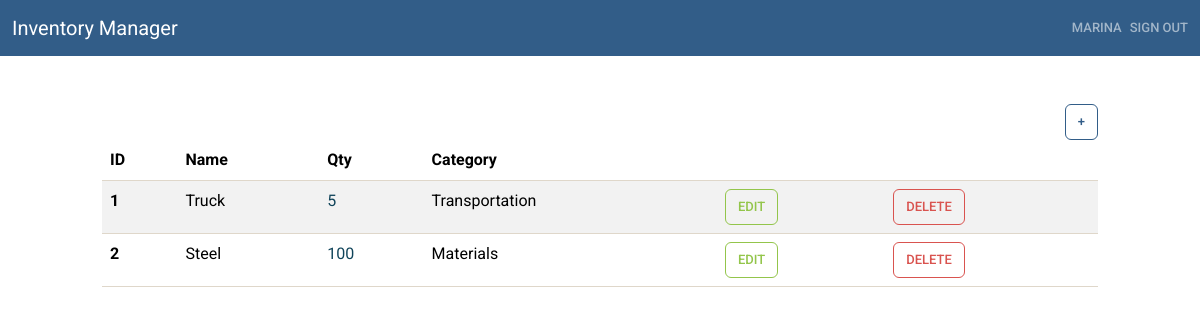
Page /dashboard/ (signed in) on the earlier database version.
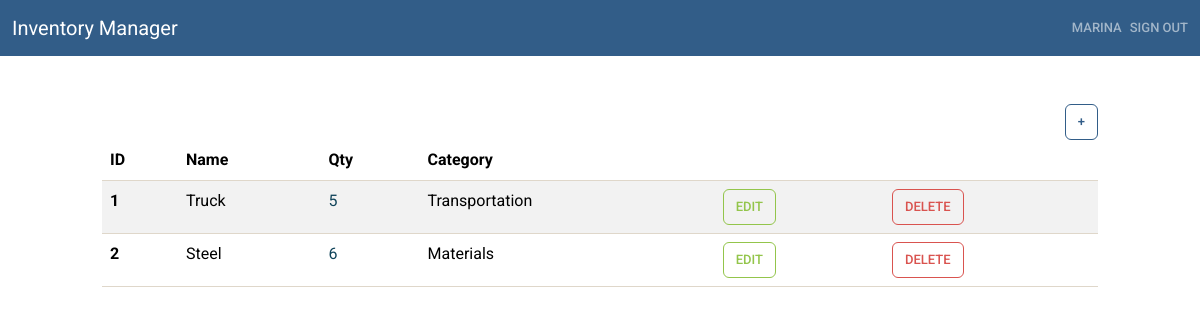
Same page on the later database version.
### inventory/models.py (models this page shows, shortened)
class InventoryItem(models.Model):
    name = models.CharField(max_length=200)
    quantity = models.IntegerField()
    category = models.ForeignKey('Category', on_delete=models.SET_NULL, blank=True, null=True)
    date_created = models.DateTimeField(auto_now_add=True)
    user = models.ForeignKey(User, on_delete=models.CASCADE)

class Category(models.Model):
    name = models.CharField(max_length=200)
    class Meta:
        verbose_name_plural = 'categories'

### inventory/views.py (the view)
# urls.py: path('dashboard/', Dashboard.as_view(), name='dashboard'),
class Dashboard(LoginRequiredMixin, View):
    def get(self,request):
        items = InventoryItem.objects.filter(user=self.request.user.id).order_by('id')
        low_inventory = InventoryItem.objects.filter(
            user=self.request.user.id,
            quantity__lte=LOW_QUANTITY
        )
        if low_inventory.count()>0:
            if low_inventory.count()>1:
                messages.error(request, f'{low_inventory.count()} items have low inventory')
            else:
                messages.error(request, f'{low_inventory.count()} item has low inventory')
        low_inventory_ids = InventoryItem.objects.filter(
            user=self.request.user.id,
            quantity__lte=LOW_QUANTITY
        ).values_list('id', flat=True)
        return render(request, 'inventory/dashboard.html', {'items': items, 'low_inventory_ids': low_inventory_ids})

### inventory/templates/inventory/dashboard.html (shortened to what this page needs)
{% extends 'inventory/base.html' %}
{% block content %}
<div class="row">
    <div class="col-md-10 col-12 mx-auto mt-5">
        <div class="d-flex justify-content-end">
            <a href="{% url 'add-item' %}" class="btn btn-outline-primary">+</a>
        </div>
        <table class="table table-hover table-striped">
            <thead>
                <tr>
                    <th scope="col">ID</th>
                    <th scope="col">Name</th>
                    <th scope="col">Qty</th>
                    <th scope="col">Category</th>
                    <th scope="col"></th>
                    <th scope="col"></th>
                </tr>
            </thead>
            <tbody>
                {% for item in items %}
                <tr>
                    <th scope="row">{{ item.id }}</th>
                    <td>{{ item.name }}</td>
                    {% if item.id in low_inventory_ids %}
                        <td class="text-danger">{{ item.quantity }}</td>
                    {% else %}
                        <td class="text-info-emphasis">{{ item.quantity }}</td>
                    {% endif %}
                    <td>{{ item.category.name }}</td>
                    <td><a href="{% url 'edit-item' item.id %}" class="btn btn-outline-success">Edit</a></td>
                    <td><a href="{% url 'delete-item' item.id %}" class="btn btn-outline-danger">Delete</a></td>
                </tr>
                {% endfor %}
            </tbody>
        </table>
    </div>
</div>
{% endblock content %}

### inventory/templates/inventory/base.html (shortened to what this page needs)
<!DOCTYPE html>
<html lang="en">
<head>
	<link href="https://bootswatch.com/5/sandstone/bootstrap.min.css" rel="stylesheet">
</head>
<body>
	{% include 'inventory/navigation.html' %}
	{% block content %}
	{% endblock content %}
</body>
</html>

### inventory/templates/inventory/navigation.html (shortened to what this page needs)
<nav class="navbar navbar-expand-lg bg-primary" data-bs-theme="dark">
	<div class="container-fluid">
		<a class="navbar-brand" href="{% url 'index' %}">Inventory Manager</a>
		<div class="collapse navbar-collapse justify-content-end" id="navbarNav">
			<ul class="navbar-nav">
				{% if user.is_authenticated %}
					<li class="nav-item">
						<a class="nav-link" href="#">{{ user.username }}</a>
					</li>
					<li class="nav-item d-flex align-items-center">
						<form method="POST" action="{% url 'logout' %}">
							<button type="submit" class="nav-link btn btn-link p-0 m-0">
								Sign Out
							</button>
						</form>
					</li>
				{% endif %}
			</ul>
		</div>
	</div>
</nav>

Differences in the rows shown:
changed InventoryItem "Steel": quantity "100" → "6"
